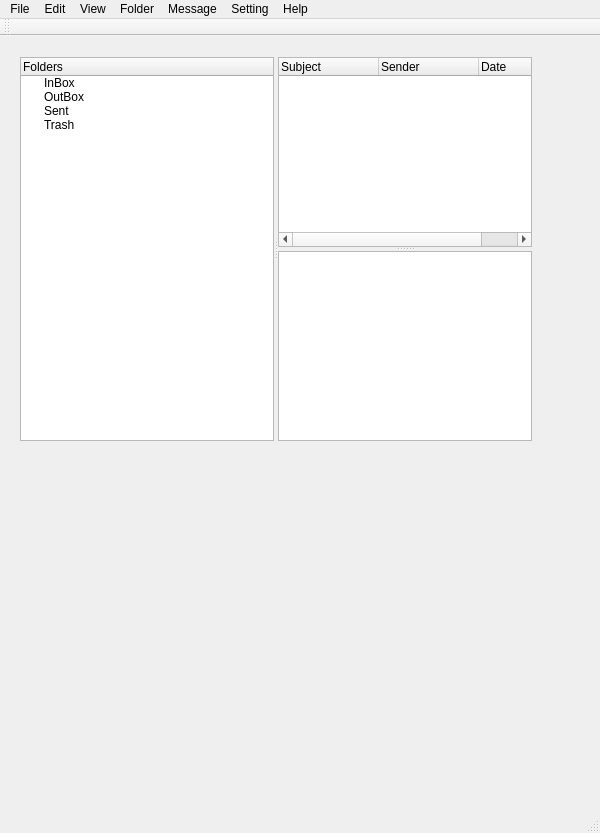
<?xml version="1.0" encoding="UTF-8"?>
<ui version="4.0">
 <class>MailClientClass</class>
 <widget class="QMainWindow" name="MailClientClass">
  <property name="geometry">
   <rect>
    <x>0</x>
    <y>0</y>
    <width>600</width>
    <height>833</height>
   </rect>
  </property>
  <property name="windowTitle">
   <string>MailClient</string>
  </property>
  <widget class="QWidget" name="centralWidget">
   <widget class="QSplitter" name="splitter_2">
    <property name="geometry">
     <rect>
      <x>20</x>
      <y>21</y>
      <width>512</width>
      <height>384</height>
     </rect>
    </property>
    <property name="orientation">
     <enum>Qt::Horizontal</enum>
    </property>
    <widget class="QTreeWidget" name="treeWidget">
     <column>
      <property name="text">
       <string>Folders</string>
      </property>
     </column>
     <item>
      <property name="text">
       <string>InBox</string>
      </property>
     </item>
     <item>
      <property name="text">
       <string>OutBox</string>
      </property>
     </item>
     <item>
      <property name="text">
       <string>Sent</string>
      </property>
     </item>
     <item>
      <property name="text">
       <string>Trash</string>
      </property>
     </item>
    </widget>
    <widget class="QSplitter" name="splitter">
     <property name="orientation">
      <enum>Qt::Vertical</enum>
     </property>
     <widget class="QTreeWidget" name="treeWidget_2">
      <column>
       <property name="text">
        <string>Subject</string>
       </property>
      </column>
      <column>
       <property name="text">
        <string>Sender</string>
       </property>
      </column>
      <column>
       <property name="text">
        <string>Date</string>
       </property>
      </column>
     </widget>
     <widget class="QTextEdit" name="textEdit"/>
    </widget>
   </widget>
  </widget>
  <widget class="QMenuBar" name="menuBar">
   <property name="geometry">
    <rect>
     <x>0</x>
     <y>0</y>
     <width>600</width>
     <height>26</height>
    </rect>
   </property>
   <widget class="QMenu" name="menuFile">
    <property name="title">
     <string>File</string>
    </property>
   </widget>
   <widget class="QMenu" name="menuEdit">
    <property name="title">
     <string>Edit</string>
    </property>
   </widget>
   <widget class="QMenu" name="menuView">
    <property name="title">
     <string>View</string>
    </property>
   </widget>
   <widget class="QMenu" name="menuFolder">
    <property name="title">
     <string>Folder</string>
    </property>
   </widget>
   <widget class="QMenu" name="menuMessage">
    <property name="title">
     <string>Message</string>
    </property>
   </widget>
   <widget class="QMenu" name="menuSetting">
    <property name="title">
     <string>Setting</string>
    </property>
   </widget>
   <widget class="QMenu" name="menuHelp">
    <property name="title">
     <string>Help</string>
    </property>
   </widget>
   <addaction name="menuFile"/>
   <addaction name="menuEdit"/>
   <addaction name="menuView"/>
   <addaction name="menuFolder"/>
   <addaction name="menuMessage"/>
   <addaction name="menuSetting"/>
   <addaction name="menuHelp"/>
  </widget>
  <widget class="QToolBar" name="mainToolBar">
   <attribute name="toolBarArea">
    <enum>TopToolBarArea</enum>
   </attribute>
   <attribute name="toolBarBreak">
    <bool>false</bool>
   </attribute>
  </widget>
  <widget class="QStatusBar" name="statusBar"/>
 </widget>
 <layoutdefault spacing="6" margin="11"/>
 <resources>
  <include location="MailClient.qrc"/>
 </resources>
 <connections/>
</ui>
